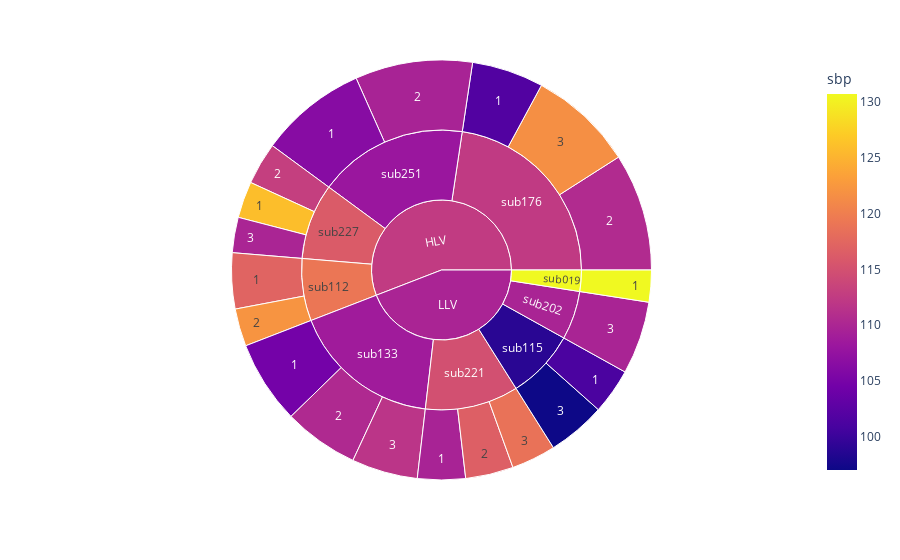

Write notebook code for a chart like this one.
### Code cell
px.sunburst(df_res, path=path_cols, values='heartbeat', color='sbp')

### Figure 1 — Plotly figure (JSON) as saved in the notebook; plotly's stock layout.template omitted (floating-point values rounded to 4 significant figures)
{"data": [{"branchvalues": "total", "customdata": [[130.7], [117.2], [101.2], [104.7], [101.8], [109.6], [125.9], [106.4], [122.1], [110.4], [110.6], [116.6], [112.9], [109.7], [97.06], [111.7], [121.6], [109.8], [118.7], [109.8], [130.7], [119.1], [98.89], [108.7], [112.4], [109.8], [114.9], [116.1], [108.1], [112.5], [109.8]], "domain": {"x": [0, 1], "y": [0, 1]}, "hovertemplate": "labels=%{label}<br>heartbeat=%{value}<br>parent=%{parent}<br>id=%{id}<br>sbp=%{color}<extra></extra>", "ids": ["LLV/sub019/1", "HLV/sub112/1", "LLV/sub115/1", "LLV/sub133/1", "HLV/sub176/1", "LLV/sub221/1", "HLV/sub227/1", "HLV/sub251/1", "HLV/sub112/2", "LLV/sub133/2", "HLV/sub176/2", "LLV/sub221/2", "HLV/sub227/2", "HLV/sub251/2", "LLV/sub115/3", "LLV/sub133/3", "HLV/sub176/3", "LLV/sub202/3", "LLV/sub221/3", "HLV/sub227/3", "LLV/sub019", "HLV/sub112", "LLV/sub115", "LLV/sub133", "HLV/sub176", "LLV/sub202", "LLV/sub221", "HLV/sub227", "HLV/sub251", "HLV", "LLV"], "labels": ["1", "1", "1", "1", "1", "1", "1", "1", "2", "2", "2", "2", "2", "2", "3", "3", "3", "3", "3", "3", "sub019", "sub112", "sub115", "sub133", "sub176", "sub202", "sub221", "sub227", "sub251", "HLV", "LLV"], "level": "2e62f0", "marker": {"coloraxis": "coloraxis", "colors": [130.7, 117.2, 101.2, 104.7, 101.8, 109.6, 125.9, 106.4, 122.1, 110.4, 110.6, 116.6, 112.9, 109.7, 97.06, 111.7, 121.6, 109.8, 118.7, 109.8, 130.7, 119.1, 98.89, 108.7, 112.4, 109.8, 114.9, 116.1, 108.1, 112.5, 109.8]}, "name": "", "parents": ["LLV/sub019", "HLV/sub112", "LLV/sub115", "LLV/sub133", "HLV/sub176", "LLV/sub221", "HLV/sub227", "HLV/sub251", "HLV/sub112", "LLV/sub133", "HLV/sub176", "LLV/sub221", "HLV/sub227", "HLV/sub251", "LLV/sub115", "LLV/sub133", "HLV/sub176", "LLV/sub202", "LLV/sub221", "HLV/sub227", "LLV", "HLV", "LLV", "LLV", "HLV", "LLV", "LLV", "HLV", "HLV", "", ""], "type": "sunburst", "values": [28, 49, 40, 73, 63, 42, 32, 94, 33, 66, 103, 42, 37, 103, 51, 58, 92, 64, 39, 31, 28, 82, 91, 197, 258, 64, 123, 100, 197, 637, 503]}], "layout": {"autosize": true, "coloraxis": {"colorbar": {"title": {"text": "sbp"}}, "colorscale": [[0, "#0d0887"], [0.1111, "#46039f"], [0.2222, "#7201a8"], [0.3333, "#9c179e"], [0.4444, "#bd3786"], [0.5556, "#d8576b"], [0.6667, "#ed7953"], [0.7778, "#fb9f3a"], [0.8889, "#fdca26"], [1, "#f0f921"]]}, "legend": {"tracegroupgap": 0}, "margin": {"t": 60}}}
